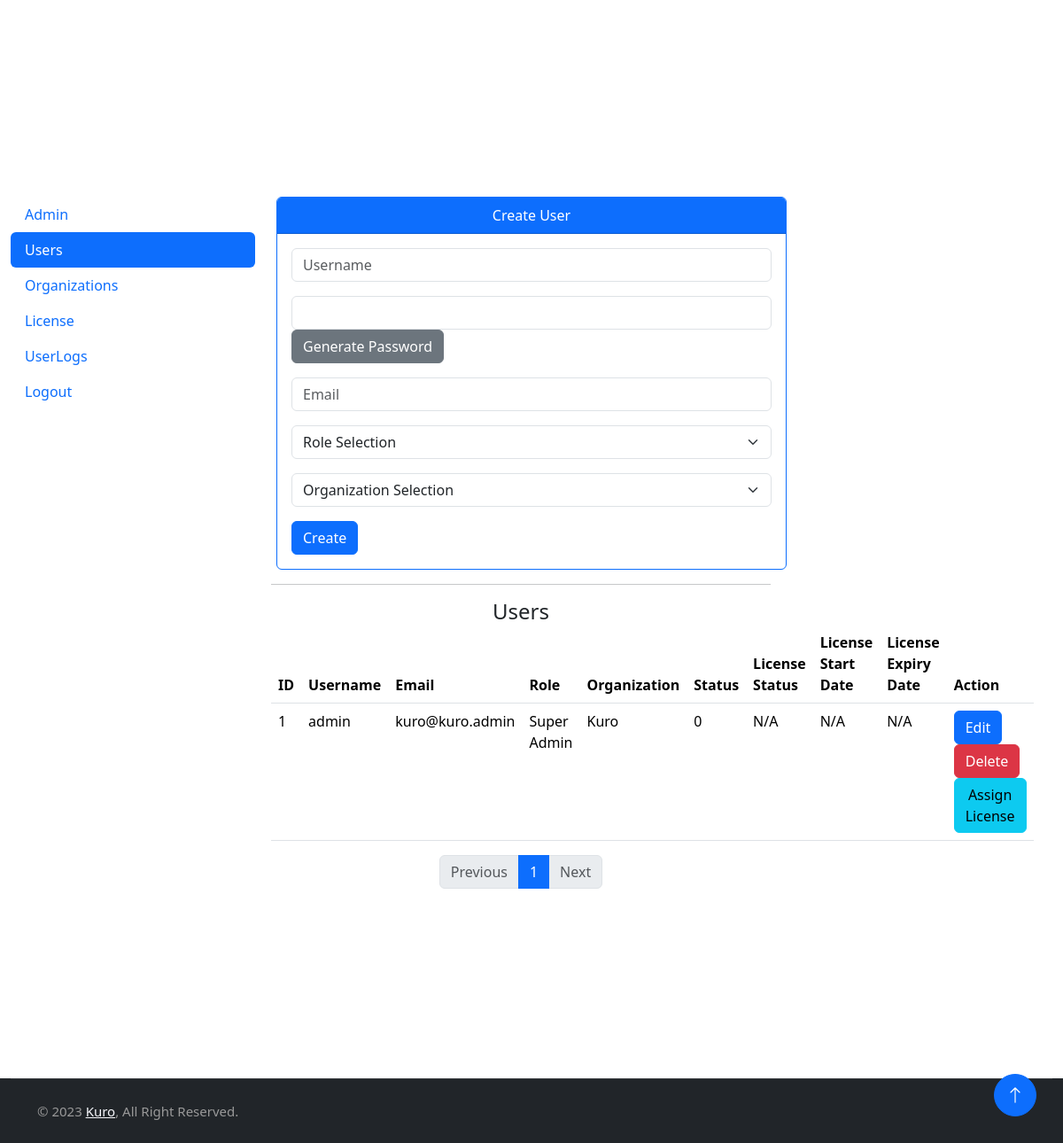
/admin/users (signed in), run on an earlier commit of the app's database.
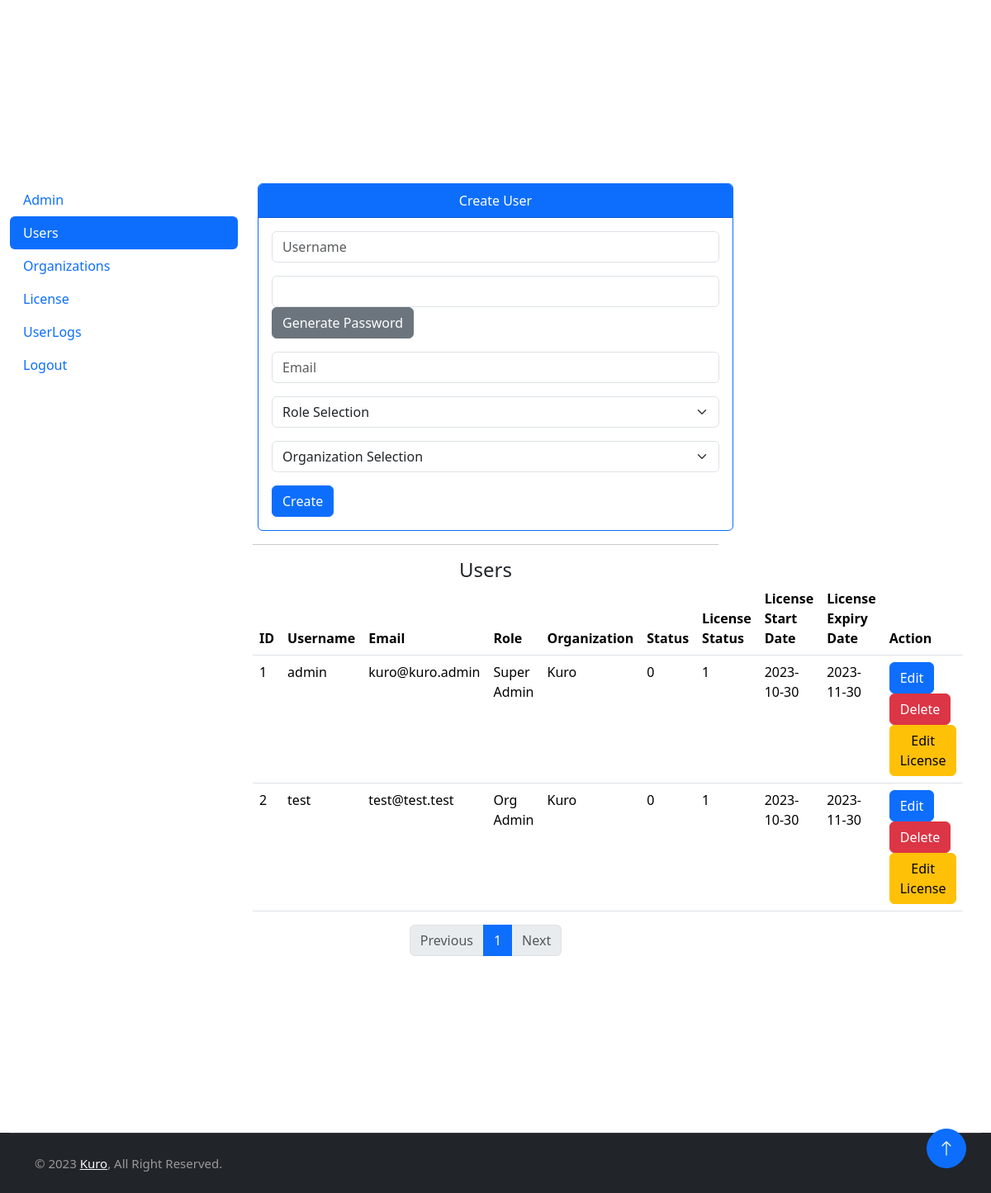
And on a later commit of the database.
### tables this page shows
CREATE TABLE `users` (
  `userId` INT AUTO_INCREMENT PRIMARY KEY,
  `username` VARCHAR(50) NOT NULL UNIQUE,
  `password` VARCHAR(255) NOT NULL,
  `email` VARCHAR(50) NOT NULL UNIQUE,
  `roleId` INT,
  `orgId` INT,
  `status` INT NOT NULL DEFAULT 0,  
  `createdAt` TIMESTAMP DEFAULT CURRENT_TIMESTAMP,
  FOREIGN KEY (`roleId`) REFERENCES `roles`(`roleId`) ON DELETE SET NULL,
  FOREIGN KEY (`orgId`) REFERENCES `organizations`(`orgId`) ON DELETE SET NULL
);

CREATE TABLE `organizations` (
  `orgId` INT AUTO_INCREMENT PRIMARY KEY,
  `orgName` VARCHAR(100) NOT NULL,
  `apiKey` VARCHAR(255) NOT NULL UNIQUE,
  `createdAt` TIMESTAMP DEFAULT CURRENT_TIMESTAMP
);

CREATE TABLE `licenses` (
  `licenseId` INT AUTO_INCREMENT PRIMARY KEY,
  `licenseKey` VARCHAR(255) NOT NULL UNIQUE,
  `startDate` TIMESTAMP DEFAULT CURRENT_TIMESTAMP,
  `expiryDate` TIMESTAMP DEFAULT CURRENT_TIMESTAMP,
  `orgId` INT,
  `createdBy` INT,
  `userId` INT DEFAULT NULL,
  `status` TINYINT NOT NULL DEFAULT 0,
  `createdAt` TIMESTAMP DEFAULT CURRENT_TIMESTAMP,
  FOREIGN KEY (`orgId`) REFERENCES `organizations`(`orgId`) ON DELETE CASCADE,
  FOREIGN KEY (`createdBy`) REFERENCES `users`(`userId`) ON DELETE SET NULL,
  FOREIGN KEY (`userId`) REFERENCES `users`(`userId`) ON DELETE SET NULL
);

### router.php (called while the page is built, shortened)
<?php
class Router
{
	function any($route, $path_to_include){ $this->route($route, $path_to_include); }
	function route($route, $path_to_include)
	{
		$callback = $path_to_include;
		if( !is_callable($callback) ){
		  if(!strpos($path_to_include, '.php')){
			$path_to_include.='.php';
		  }
		}
		$request_url = filter_var($_SERVER['REQUEST_URI'], FILTER_SANITIZE_URL);
		$request_url = rtrim($request_url, '/');
		$request_url = strtok($request_url, '?');
		$route_parts = explode('/', $route);
		$request_url_parts = explode('/', $request_url);
		array_shift($route_parts);
		array_shift($request_url_parts);
		if( count($route_parts) != count($request_url_parts) ){ return; }
		$parameters = [];
		for( $__i__ = 0; $__i__ < count($route_parts); $__i__++ ){
		  $route_part = $route_parts[$__i__];
		  if( preg_match("/^[$]/", $route_part) ){
			$route_part = ltrim($route_part, '$');
			array_push($parameters, $request_url_parts[$__i__]);
			$$route_part=$request_url_parts[$__i__];
		  }
		  else if( $route_parts[$__i__] != $request_url_parts[$__i__] ){
			return;
		  }
		}
		include_once __DIR__."/$path_to_include";
		exit();
	}
}

### index.php (called while the page is built, shortened)
<?php
include 'router.php';
$router = new Router();
$router->any('/', 'views/index');
$router->any('/home', 'views/index');
$router->any('/login', 'views/login');
$router->any('/logout', 'views/logout');
$router->any('/admin/admin', 'views/admin/admin');
$router->any('/admin/users', 'views/admin/users');

### kuro/controllers/auth.php (called while the page is built, shortened)
<?php
require_once __DIR__.'/../models/user.model.php';
require_once __DIR__.'/../utils/session.php';
class Auth
{
    public function GetUserById($userId): stdclass
    {
        $user = new UserModel();
        return $user->GetUserById($userId);
    }
    public function GetAllOrgs(): array
    {
        $user = new UserModel();
        return $user->GetAllOrgs();
    }
    public function GetOrgName(int $orgId): null|string
    {
        $orgs = $this->GetAllOrgs();
        foreach ($orgs as $org) {
            if ($org->orgId == $orgId) {
                return $org->orgName;
            }
        }
        return 'Unknown';
    }
    public function GetPaginationData()
    {
        $user = new UserModel();
        $page = isset($_GET['page']) && is_numeric($_GET['page']) ? $_GET['page'] : 1;
        $start = ($page - 1) * $user->GetLimit();
        $users = $user->GetRecords($start);
        $totalRecords = $user->GetTotalRecords();
        return [
            'users' => $users,
            'totalRecords' => $totalRecords,
            'limit' => $user->GetLimit()
        ];
    }
}

### kuro/models/user.model.php (called while the page is built, shortened)
<?php
require_once __DIR__.'/../core/database.php';
class UserModel extends Database
{
    public function GetUserById($userId): stdclass
    {
        $this->prepare(USERBYID);
        $this->statement->execute([$userId]);
        return $this->fetch();
    }
    public function GetAllOrgs()
    {
        $this->prepare(GETALLORGS);
        $this->statement->execute();
        return $this->fetchAll();
    }
    public $limit = 5;
    public function GetTotalRecords()
    {
        $this->prepare(GETTOTALUSERRECORDS);
        $this->statement->execute();
        return $this->fetchColumn();
    }
    public function GetRecords($start)
    {
        $this->prepare(GETUSERRECORDS);
        $this->statement->bindValue(':start', $start, PDO::PARAM_INT);
        $this->statement->bindValue(':limit', $this->limit, PDO::PARAM_INT);
        $this->statement->execute();
        return $this->fetchAll(PDO::FETCH_OBJ);
    }
    public function GetLimit()
    {
        return $this->limit;
    }
}

### kuro/core/database.php (called while the page is built, shortened)
<?php
class Database
{
    protected mixed $statement;
    private string $dbHost = "localhost";
    private string $dbUser = "root";
    private string $dbPass = "";
    private string $dbName = "kuro";
    protected function connect()
    {
        try {
            $dsn = 'mysql:host='.$this->dbHost.';dbname='.$this->dbName;
            $this->pdo = new PDO($dsn, $this->dbUser, $this->dbPass, [PDO::MYSQL_ATTR_INIT_COMMAND =>"SET NAMES utf8;SET time_zone = 'Europe/Copenhagen'"]);
            $this->pdo->setAttribute(PDO::ATTR_DEFAULT_FETCH_MODE, PDO::FETCH_OBJ);
            return $this->pdo;
        } catch (PDOException $e) {
            print ("Error!: ".$e->getMessage()."<br/>");
            die();
        } finally {
        }
    }
    protected function prepare($sql)
    {
        $this->statement = $this->connect()->prepare($sql);
    }
    protected function fetchColumn()
    {
        try {
            return $this->statement->fetchColumn();
        } catch (Throwable $error) {
            print_r("Error: " . $error->getMessage());
        } finally {
            $this->pdo = NULL;
        }
    }
    protected function fetchAll()
    {
        try {
            return $this->statement->fetchAll();
        } catch (Throwable $error) {
            print_r("Error: " . $error->getMessage());
        } finally {
            $this->pdo = NULL;
        }
    }
}

### kuro/utils/session.php (called while the page is built, shortened)
<?php
class Session
{
    public static function Get(string $key)
    {
        return (isset($_SESSION[$key])) ? $_SESSION[$key] : false;
    }
    public static function ValidateSession($auth): bool
    {
        $userId = Session::Get("uid");
        $user = $auth->GetUserById($userId);
        return true;
    }
}

### views/admin/users.php (the view, shortened to what the rows shown need)
<?php
require_once './kuro/controllers/auth.php';
Util::IsAdmin($auth);
require_once './kuro/controllers/license.php';
if(Session::Get("isSuperAdmin"))
{
    $data = $auth->getPaginationData();
    $users = $data['users'];
}
?>
<main class="container-fluid mt-5">
    <div class="testcontainer">
        <div class="row">
            <div class="row">
                <div class="col-lg-6 col-xl-6">
                    <table class="table table-hover">
                        <thead>
                            <tr>
                                <th scope="col">ID</th>
                                <th scope="col">Username</th>
                                <th scope="col">Email</th>
                                <th scope="col">Role</th>
                                <th scope="col">Organization</th>
                                <th scope="col">Status</th>
                                <th scope="col">License Status</th>
                                <th scope="col">License Start Date</th>
                                <th scope="col">License Expiry Date</th>
                                <th scope="col">Action</th>
                            </tr>
                        </thead>
                        <tbody>
                            <?php foreach ($users as $user) : ?>
                            <tr>
                                <td scope="row"><?= $user->userId; ?></td>
                                <td><?= Util::Print($user->username); ?></td>
                                <td><?= Util::Print($user->email); ?></td>
                                <td><?= Util::Print(Util::GetRoleName($user->roleId)); ?></td>
                                <td><?= Util::Print($auth->GetOrgName($user->orgId)); ?></td>
                                <td><?= Util::Print($user->status); ?></td>
                                <td><?= isset($user->licenseKey) ? Util::Print($user->licenseStatus) : 'N/A'; ?></td>
                                <td><?= isset($user->licenseKey) ? Util::ConvertDate($user->startDate) : 'N/A'; ?></td>
                                <td><?= isset($user->licenseKey) ? Util::ConvertDate($user->expiryDate) : 'N/A'; ?></td>
                                <td>
                                    <button class="btn btn-primary editbtn" data-id="<?= $user->userId; ?>"
                                        data-toggle="modal">Edit</button>
                                    <button class="btn btn-danger deletebtn" data-id="<?= $user->userId; ?>"
                                        data-toggle="modal">Delete</button>
                                    <?php if(!isset($user->licenseKey)): ?>
                                    <button class="btn btn-info assignLicensebtn" data-id="<?= $user->userId; ?>"
                                        data-toggle="modal">Assign License</button>
                                    <?php else: ?>
                                    <button class="btn btn-warning editLicensebtn" data-id="<?= $user->userId; ?>"
                                        data-toggle="modal">Edit License</button>
                                    <?php endif; ?>
                                </td>
                            </tr>
                            <?php endforeach; ?>
                        </tbody>
                    </table>
                </div>
            </div>
        </div>
    </div>
</main>

What changed in the data, as far as the page shows it:
no longer on this page (row unchanged): users: userId "1", username "admin", email "kuro@kuro.admin", roleId "Super Admin", orgId.orgName "Kuro", status "0", shows "N/A"
added licenses: createdBy.userId "1", createdBy.username "admin", createdBy.email "kuro@kuro.admin", createdBy.roleId "Super Admin", createdBy.orgName "Kuro", createdBy.status "0", status "1", startDate "2023-10-30", expiryDate "2023-11-30"
added licenses: userId.userId "2", userId.username "test", userId.email "test@test.test", userId.roleId "Org Admin", userId.orgName "Kuro", userId.status "0", status "1", startDate "2023-10-30", expiryDate "2023-11-30"
